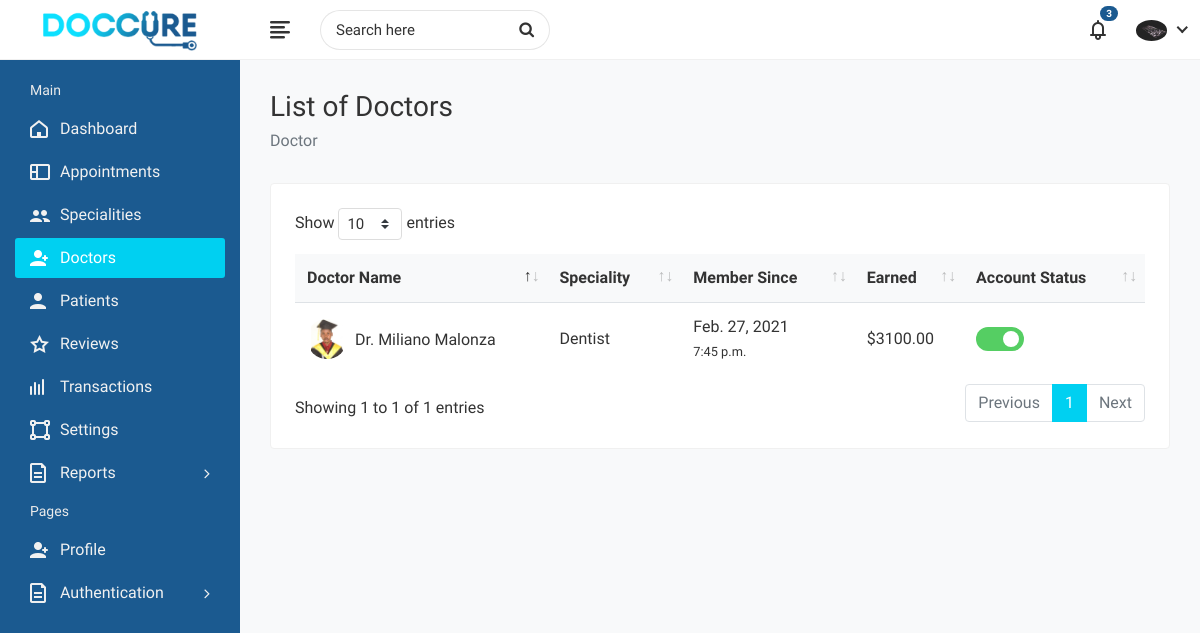
Page /administrators/doctor-list/ (signed in) on the committed database.
### administrators/models.py (models this page shows)
class Admin(models.Model):
	user = models.OneToOneField(User, on_delete=models.CASCADE)
	image = models.ImageField('Profile Image', upload_to='Image/Administrator',
		max_length=500, default='dummy.png')
	first_name = models.CharField('First Name', max_length=50)
	second_name =  models.CharField('Second Name', max_length=50)
	d_o_b = models.DateField('Date of Birth')
	phone_no = models.CharField('Phone Number', max_length=50)
	email = models.EmailField('Email', max_length=250)
	address_line = models.CharField('Address Line', max_length=200, blank=True)
	country = models.CharField('Country', max_length=100, blank=True)
	county = models.CharField('County', max_length=100, blank=True)
	town = models.CharField('Town', max_length=100, blank=True)\
	def __str__(self):
		return self.first_name+" "+self.second_name

### appointments/models.py (models this page shows, shortened)
class Doctor(models.Model):
	user = models.OneToOneField(User, on_delete=models.CASCADE)
	image = models.ImageField('Profile Image', upload_to='Image/Doctors',
		max_length=500, default='dummy.png')
	first_name = models.CharField('First Name', max_length=50)
	second_name =  models.CharField('Second Name', max_length=50)
	title = models.CharField('Title', max_length=200, default='Dr.')
	phone_no = models.CharField('Phone Number', max_length=50)
	email = models.EmailField('Email', max_length=250)
	gender = models.CharField('Gender', max_length=10)
	d_o_b = models.DateField('Date of Birth', blank=True)
	biography = models.CharField('Biography', max_length=1000, blank=True)
	address_line1 = models.CharField('Address Line 1', max_length=200, blank=True)
	address_line2 = models.CharField('Address Line 2', max_length=200, blank=True)
	country = models.CharField('Country', max_length=100, blank=True)
	county = models.CharField('County', max_length=100, blank=True)
	town = models.CharField('Town', max_length=100, blank=True)
	pricing =  models.FloatField('Amount', default=0.00)
	services = models.CharField('Services', max_length=1000, blank=True)
	specialization = models.CharField('Specialization', max_length=1000, blank=True)
	clinic = models.CharField('Clinic', max_length=100, blank=True)
	clinic_address = models.CharField('Clinic Address', max_length=100, blank=True)
	speciality = models.OneToOneField(Speciality, on_delete=models.CASCADE)
	''' user, image, first_name, second_name, title, phone_no, email, gender, d_o_b, biography,
	address_line1, address_line2, country, county, town, pricing, services, specialization, clinic,
	clinic_address, speciality'''
	def full_name(self):
		return self.title + " " + self.first_name + " " + self.second_name

class Speciality(models.Model):
	name = models.CharField('Name', max_length=100)
	image = models.ImageField('Image', upload_to='Image/Speciality', max_length=500)

### administrators/views.py (the view)
# urls.py: path('doctor-list/', views.doctor_list, name='doctor-list'),
@login_required(login_url='/login/')
@user_passes_test(check_admin, login_url='/login/')
@user_passes_test(check_settings, login_url='/administrators/profile/')
def doctor_list(request):
	profile = Admin.objects.get(user=request.user.id)
	doctors = Doctor.objects.all()
	return render(request, 'administrators/doctor-list.html', {'profile': profile, 'doctors': doctors})

### administrators/views.py (called while the page is built)
def check_admin(user):
	return user.is_superuser

def check_settings(user):
	profile = Admin.objects.filter(user=user.id)
	return profile.count()>=1

### administrators/templates/administrators/doctor-list.html (shortened to what this page needs)
{% extends "administrators/base.html" %}
{% load static %}
{% block css %}
	<link rel="stylesheet" href="{% static 'administrators/plugins/datatables/datatables.min.css' %}">
{% endblock %}
{% block sidenav %}
	<li>
		<a href="{% url 'admin-dashboard' %}"><i class="fe fe-home"></i> <span>Dashboard</span></a>
	</li>
	<li>
		<a href="{% url 'appointment-list' %}"><i class="fe fe-layout"></i> <span>Appointments</span></a>
	</li>
	<li>
		<a href="{% url 'specialities' %}"><i class="fe fe-users"></i> <span>Specialities</span></a>
	</li>
	<li class="active">
		<a href="{% url 'doctor-list' %}"><i class="fe fe-user-plus"></i> <span>Doctors</span></a>
	</li>
	<li>
		<a href="{% url 'patient-list' %}"><i class="fe fe-user"></i> <span>Patients</span></a>
	</li>
	<li>
		<a href="{% url 'admin-reviews' %}"><i class="fe fe-star-o"></i> <span>Reviews</span></a>
	</li>
	<li>
		<a href="{% url 'transactions-list' %}"><i class="fe fe-activity"></i> <span>Transactions</span></a>
	</li>
	<li>
		<a href="{% url 'settings' %}"><i class="fe fe-vector"></i> <span>Settings</span></a>
	</li>
	<li class="submenu">
		<a href="#"><i class="fe fe-document"></i> <span> Reports</span> <span class="menu-arrow"></span></a>
	</li>
	<li class="menu-title">
		<span>Pages</span>
	</li>
	<li>
		<a href="{% url 'profile' %}"><i class="fe fe-user-plus"></i> <span>Profile</span></a>
	</li>
	<li class="submenu">
		<a href="#"><i class="fe fe-document"></i> <span> Authentication </span> <span class="menu-arrow"></span></a>
	</li>
{% endblock %}
{% block breadcrumb %}List of Doctors{% endblock %}
{% block breadcrumb1 %}Doctor {% endblock %}
{% block content %}
	<div class="row">
		<div class="col-sm-12">
			<div class="card">
				<div class="card-body">
					<div class="table-responsive">
						<table class="datatable table table-hover table-center mb-0">
							<thead>
								<tr>
									<th>Doctor Name</th>
									<th>Speciality</th>
									<th>Member Since</th>
									<th>Earned</th>
									<th>Account Status</th>
								</tr>
							</thead>
							<tbody>
							{% for doctor in doctors %}
								<tr>
									<td>
										<h2 class="table-avatar">
											<a href="profile.html" class="avatar avatar-sm mr-2"><img class="avatar-img rounded-circle" src="{{doctor.image.url}}" alt="User Image"></a>
											<a href="profile.html">{{doctor.full_name}}</a>
										</h2>
									</td>
									<td>{{doctor.speciality.name}}</td>
									<td>{{doctor.user.date_joined.date}} <br><small>{{doctor.user.date_joined.time}}</small></td>
									<td>$3100.00</td>
									<td>
										<div class="status-toggle">
											<label for="status_1" class="checktoggle">checkbox</label>
										</div>
									</td>
								</tr>
							{% endfor %}
							</tbody>
						</table>
					</div>
				</div>
			</div>
		</div>
	</div>
{% endblock %}

### administrators/templates/administrators/base.html (shortened to what this page needs)
<!DOCTYPE html>
<html lang="en">
	<head>
		{% load static %}
        <link rel="stylesheet" href="{% static 'administrators/css/bootstrap.min.css' %}">
        <link rel="stylesheet" href="{% static 'administrators/css/font-awesome.min.css' %}">
        <link rel="stylesheet" href="{% static 'administrators/css/feathericon.min.css' %}">
        <link rel="stylesheet" href="{% static 'administrators/css/style.css' %}">
        {% block css %}
		{% endblock %}
    </head>
    <body>
        <div class="main-wrapper">
            <div class="header">
                <div class="header-left">
                    <a href="{% url 'index' %}" class="logo">
						<img src="{% static 'administrators/img/logo.png' %}" alt="Logo">
					</a>
                </div>
				<a href="javascript:void(0);" id="toggle_btn">
					<i class="fe fe-text-align-left"></i>
				</a>
				<div class="top-nav-search">
					<form>
						<input type="text" class="form-control" placeholder="Search here">
						<button class="btn" type="submit"><i class="fa fa-search"></i></button>
					</form>
				</div>
				<ul class="nav user-menu">
					<li class="nav-item dropdown noti-dropdown">
						<a href="#" class="dropdown-toggle nav-link" data-toggle="dropdown">
							<i class="fe fe-bell"></i> <span class="badge badge-pill">3</span>
						</a>
					</li>
					<li class="nav-item dropdown has-arrow">
						<a href="#" class="dropdown-toggle nav-link" data-toggle="dropdown">
							<span class="user-img"><img class="rounded-circle" src="{{profile.image.url}}" width="31" alt="Ryan Taylor"></span>
						</a>
					</li>
				</ul>
            </div>
            <div class="sidebar" id="sidebar">
                <div class="sidebar-inner slimscroll">
					<div id="sidebar-menu" class="sidebar-menu">
						<ul>
							<li class="menu-title">
								<span>Main</span>
							</li>
							{% block sidenav %}
							{% endblock %}
						</ul>
					</div>
                </div>
            </div>
            <div class="page-wrapper">
                <div class="content container-fluid">
					<div class="page-header">
						<div class="row">
							<div class="col-sm-12">
								<h3 class="page-title">{% block breadcrumb %}{% endblock %}</h3>
								<ul class="breadcrumb">
									<li class="breadcrumb-item active">{% block breadcrumb1 %}{% endblock %}</li>
								</ul>
							</div>
						</div>
					</div>
					{% block content %}
					{% endblock %}
				</div>
			</div>
        </div>
    </body>
</html>

### rows in the picture
Admin: image (picture)
Doctor: image (picture), full_name "Dr. Miliano Malonza", speciality.name "Dentist", user.date_joined "Feb. 27, 2021", user.date_joined.time "7:45 p.m."
